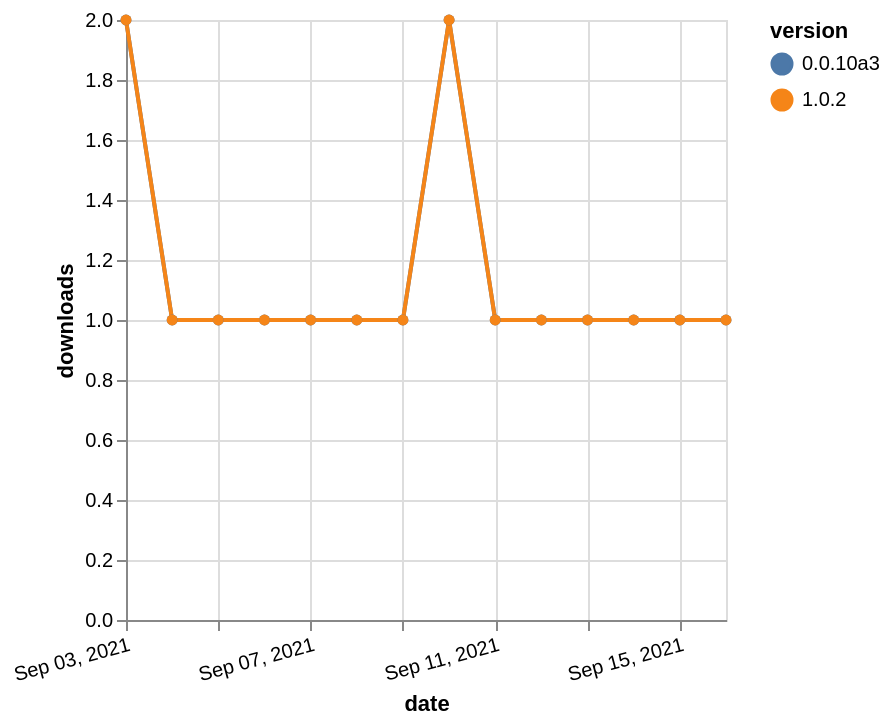

Describe this chart as a Vega-Lite specification.
### Vega-Lite specification from a JSON file in a GitHub repository (floating-point values rounded to 4 significant figures)
{"$schema": "https://vega.github.io/schema/vega-lite/v5.json", "description": "A simple bar chart with embedded data.", "data": {"values": [{"date": "2021-09-03", "total": 219, "delta": 2, "version": "0.0.10a3"}, {"date": "2021-09-04", "total": 220, "delta": 1, "version": "0.0.10a3"}, {"date": "2021-09-05", "total": 221, "delta": 1, "version": "0.0.10a3"}, {"date": "2021-09-06", "total": 222, "delta": 1, "version": "0.0.10a3"}, {"date": "2021-09-07", "total": 223, "delta": 1, "version": "0.0.10a3"}, {"date": "2021-09-08", "total": 224, "delta": 1, "version": "0.0.10a3"}, {"date": "2021-09-09", "total": 225, "delta": 1, "version": "0.0.10a3"}, {"date": "2021-09-10", "total": 227, "delta": 2, "version": "0.0.10a3"}, {"date": "2021-09-11", "total": 228, "delta": 1, "version": "0.0.10a3"}, {"date": "2021-09-12", "total": 229, "delta": 1, "version": "0.0.10a3"}, {"date": "2021-09-13", "total": 230, "delta": 1, "version": "0.0.10a3"}, {"date": "2021-09-14", "total": 231, "delta": 1, "version": "0.0.10a3"}, {"date": "2021-09-15", "total": 232, "delta": 1, "version": "0.0.10a3"}, {"date": "2021-09-16", "total": 233, "delta": 1, "version": "0.0.10a3"}, {"date": "2021-09-03", "total": 119, "delta": 2, "version": "1.0.2"}, {"date": "2021-09-04", "total": 120, "delta": 1, "version": "1.0.2"}, {"date": "2021-09-05", "total": 121, "delta": 1, "version": "1.0.2"}, {"date": "2021-09-06", "total": 122, "delta": 1, "version": "1.0.2"}, {"date": "2021-09-07", "total": 123, "delta": 1, "version": "1.0.2"}, {"date": "2021-09-08", "total": 124, "delta": 1, "version": "1.0.2"}, {"date": "2021-09-09", "total": 125, "delta": 1, "version": "1.0.2"}, {"date": "2021-09-10", "total": 127, "delta": 2, "version": "1.0.2"}, {"date": "2021-09-11", "total": 128, "delta": 1, "version": "1.0.2"}, {"date": "2021-09-12", "total": 129, "delta": 1, "version": "1.0.2"}, {"date": "2021-09-13", "total": 130, "delta": 1, "version": "1.0.2"}, {"date": "2021-09-14", "total": 131, "delta": 1, "version": "1.0.2"}, {"date": "2021-09-15", "total": 132, "delta": 1, "version": "1.0.2"}, {"date": "2021-09-16", "total": 133, "delta": 1, "version": "1.0.2"}]}, "width": "container", "mark": {"type": "line", "point": {"filled": true}}, "encoding": {"x": {"field": "date", "type": "temporal", "timeUnit": "yearmonthdate", "title": "date", "axis": {"labelAngle": -15}}, "y": {"field": "delta", "type": "quantitative", "title": "downloads"}, "color": {"field": "version", "type": "nominal"}, "tooltip": {"field": "delta"}}}
